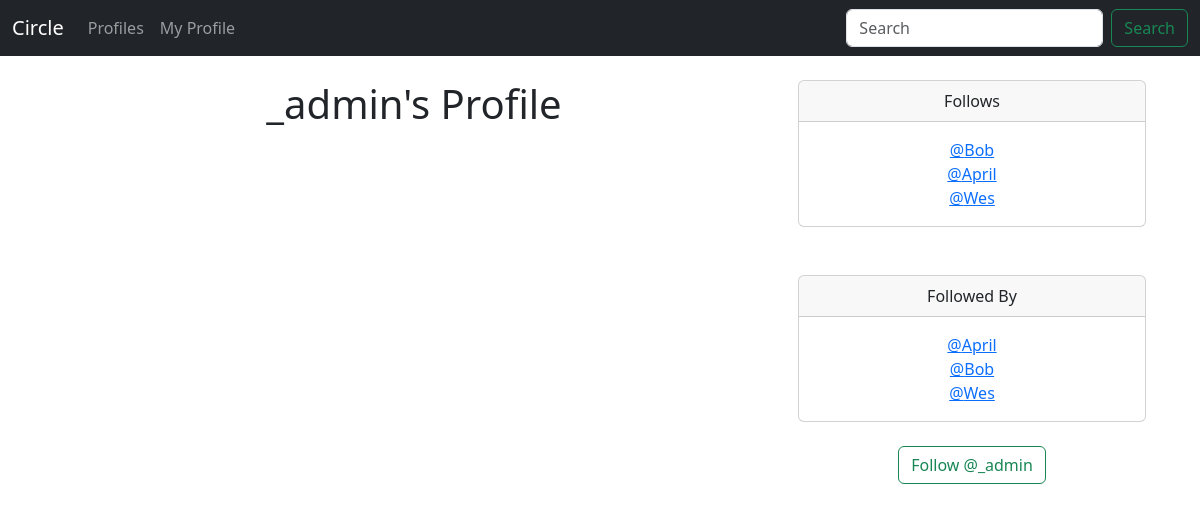
Screenshot of /profile/1 (signed in) with the database file from the repository.
### circle/models.py (models this page shows)
class Profile(models.Model):
    user = models.OneToOneField( User, on_delete=models.CASCADE)
    follows = models.ManyToManyField("self",
        related_name="followed_by",
        symmetrical=False,
        blank=True)
    date_modified = models.DateTimeField(User, auto_now=True)
    def __str__(self):
        return self.user.username

### circle/views.py (the view, shortened to what this page needs)
# urls.py: path('profile/<int:pk>', views.profile, name='profile' ),
def profile(request,pk):
    if request.user.is_authenticated:
        profile = Profile.objects.get(user_id=pk)
        return render(request, "profile.html", {"profile":profile})
    else:
        messages.success(request, ("You must be logged in to View Page..."))
        return redirect('home')

### circle/templates/profile.html (shortened to what this page needs)
{% extends 'base.html' %}
{% block content %}
{% if profile %}
<div class="container text-center">
    <div class="row">
        <div class="col-8">
            <h1>{{ profile.user.username }}'s Profile</h1>
        </div>
<div class="col-4">
    <div class="card">
        <div class="card-header">
         Follows
        </div>
        <div class="card-body">
          <p class="card-text">
            {% for following in profile.follows.all %}
              <a href="{% url 'profile' following.user.id %}">@{{ following }}</a><br/>
            {% endfor %}
          </p>
        </div>
      </div>
   <br/><br/>
   <div class="card">
    <div class="card-header">
       Followed By
    </div>
    <div class="card-body">
      <p class="card-text">
        {%  for following  in profile.followed_by.all %}
        <a href="{% url 'profile' following.user.id %}">@{{ following }}</a><br/>
        {% endfor %}
      </p>
    </div>
  </div><br/>
  <form method=POST>
    {% if profile in user.profile.follows.all %}
      <button class="btn btn-outline-danger" name="follow" value="unfollow" type="submit">
        Unfollow @{{ profile.user.username |lower }}
      </button>
    {% else %}
    <button class="btn btn-outline-success" name="follow" value="follow" type="submit">
      Follow @{{ profile.user.username | lower }}
    </button><br/>
</div>
</div>
</div>
{% endif %}
{% endif %}
{% endblock %}

### rows the page displays
Profile: user.username "_admin"
Profile: user.username "Bob"
Profile: user.username "April"
Profile: user.username "Wes"
